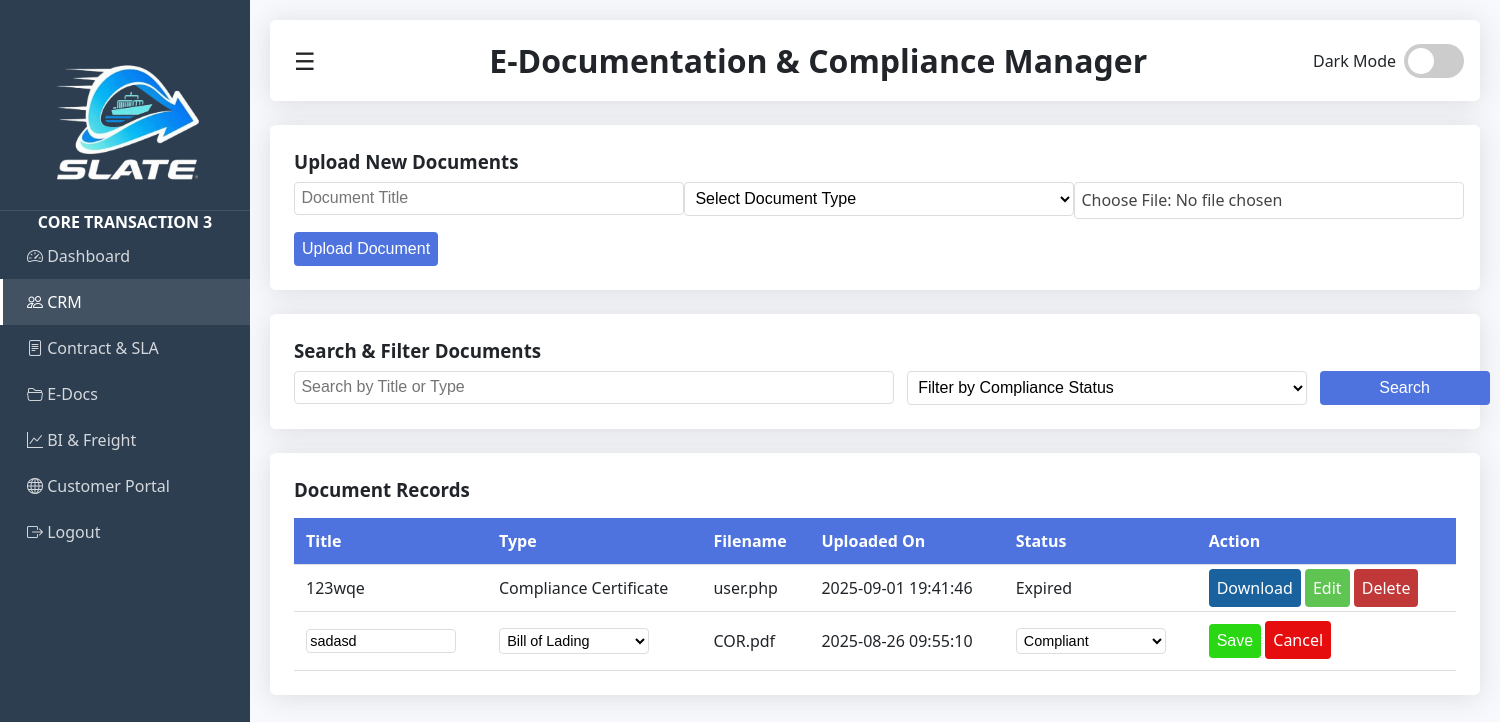
The app's page /E-Doc.php?edit=5 (signed in) with its own data.
### tables this page shows
CREATE TABLE `e_doc` (
  `id` int(11) NOT NULL,
  `title` varchar(255) NOT NULL,
  `doc_type` varchar(100) NOT NULL,
  `filename` varchar(255) NOT NULL,
  `uploaded_on` timestamp NOT NULL DEFAULT current_timestamp(),
  `status` varchar(50) DEFAULT 'Pending Review'
);

### E-Doc.php (the view, shortened to what this page needs)
<?php
include 'connection.php';
$editId = isset($_GET['edit']) ? intval($_GET['edit']) : null;
?>
<!DOCTYPE html>
<html lang="en">
<head>
    <link rel="stylesheet" href="https://cdn.jsdelivr.net/npm/bootstrap-icons@1.11.3/font/bootstrap-icons.css">
</head>
<body>
    <div class="sidebar" id="sidebar">
        <div class="logo">
            <img src="rem.png" alt="SLATE Logo">
        </div>
        <h4 class="mb-3" style="text-align: center;">CORE TRANSACTION 3</h4>
        <a href="admin.php"><i class="bi bi-speedometer2 me-2"></i> Dashboard</a>
        <a href="CRM.php" class="active"><i class="bi bi-people me-2"></i> CRM</a>
        <a href="CSM.php"><i class="bi bi-file-text me-2"></i> Contract & SLA</a>
        <a href="E-Doc.php"><i class="bi bi-folder2-open me-2"></i> E-Docs</a>
        <a href="BIFA.php"><i class="bi bi-graph-up me-2"></i> BI & Freight</a>
        <a href="CPN.php"><i class="bi bi-globe me-2"></i> Customer Portal</a>
        <a href="logout.php"><i class="bi bi-box-arrow-right me-2"></i> Logout</a>
    </div>
    <div class="content" id="mainContent">
        <div class="header">
            <div class="hamburger" id="hamburger">☰</div>
            <div>
                <h1>E-Documentation & Compliance Manager</h1>
            </div>
            <div class="theme-toggle-container">
                <span class="theme-label">Dark Mode</span>
                <label class="theme-switch">
                    <span class="slider"></span>
                </label>
            </div>
        </div>
        <div class="upload-section">
            <h3>Upload New Documents</h3>
            <form action="E-Doc.php" method="POST" enctype="multipart/form-data">
                <div class="uploadform">
                    <div class="upload">
                        <input type="text" id="docstitle" name="docstitle" placeholder="Document Title" required>
                    </div>
                    <div class="upload">
                        <select id="doc_type" name="doc_type" required>
                            <option value="">Select Document Type</option>
                        </select>
                    </div>
                    <div class="upload">
                        <label for="uploadfile" class="choose-file">
                            Choose File: <span id="file-name">No file chosen</span>
                        </label>
                    </div>
                </div>
                <button type="submit" class="btn btn-upload">Upload Document</button>
            </form>
        </div>
        <div class="searchfilter">
            <h3>Search & Filter Documents</h3>
            <div class="searchform">
                <div class="search-titleortype">
                    <input type="text" id="search" placeholder="Search by Title or Type">
                </div>
                <div class="filter-select">
                    <select id="doc-status">
                        <option value="">Filter by Compliance Status</option>
                    </select>
                </div>
                <div class="search-btn">
                    <button type="button" id="searchBtn" class="btn btn-search">Search</button>
                </div>
            </div>
        </div>
        <div class="table-section">
            <h3>Document Records</h3>
            <table id="employeesTable">
                <thead>
                    <tr>
                        <th>Title</th>
                        <th>Type</th>
                        <th>Filename</th>
                        <th>Uploaded On</th>
                        <th>Status</th>
                        <th>Action</th>
                    </tr>
                </thead>
                <tbody id="DocumentsRecord">
                    <?php
                    $result = $conn->query("SELECT * FROM e_doc ORDER BY uploaded_on DESC");
                    if ($result && $result->num_rows > 0) {
                        while ($row = $result->fetch_assoc()) {
                            if ($editId === intval($row['id'])) {
                                echo "<tr>
                <form method='POST' action='E-Doc.php'>
                  <td><input type='text' class='title' name='docstitle' value='" . htmlspecialchars($row['title']) . "' required></td>
                  <td>
                    <select class='doc_type' name='doc_type' required>
                      <option value='Bill of Lading' " . ($row['doc_type'] == 'Bill of Lading' ? 'selected' : '') . ">Bill of Lading</option>
                      <option value='Invoice' " . ($row['doc_type'] == 'Invoice' ? 'selected' : '') . ">Invoice</option>
                      <option value='Customs Clearance' " . ($row['doc_type'] == 'Customs Clearance' ? 'selected' : '') . ">Customs Clearance</option>
                      <option value='Compliance Certificate' " . ($row['doc_type'] == 'Compliance Certificate' ? 'selected' : '') . ">Compliance Certificate</option>
                    </select>
                  </td>
                  <td>{$row['filename']}</td>
                  <td>{$row['uploaded_on']}</td>
                  <td>
                    <select class='doc_status' name='status'>
                      <option value='Pending Review' " . ($row['status'] == 'Pending Review' ? 'selected' : '') . ">Pending Review</option>
                      <option value='Compliant' " . ($row['status'] == 'Compliant' ? 'selected' : '') . ">Compliant</option>
                      <option value='Expired' " . ($row['status'] == 'Expired' ? 'selected' : '') . ">Expired</option>
                    </select>
                  </td>
                  <td>
                    <input type='hidden' name='edit_id' value='{$row['id']}'>
                    <button type='submit' name='save' class='save'>Save</button>
                    <a href='E-Doc.php' class='cancel'>Cancel</a>
                  </td>
                </form>
              </tr>";
                            } else {
                                echo "<tr>
                <td>{$row['title']}</td>
                <td>{$row['doc_type']}</td>
                <td>{$row['filename']}</td>
                <td>{$row['uploaded_on']}</td>
                <td>{$row['status']}</td>
                <td>
                  <a class='download' href='uploads/{$row['filename']}' download>Download</a>
                  <a class='edit' href='?edit={$row['id']}'>Edit</a>
                  <a class='delete' href='?delete={$row['id']}'>Delete</a>
                </td>
              </tr>";
                            }
                        }
                    } else {
                        echo "<tr><td colspan='6'>No documents found</td></tr>";
                    }
                    ?>
                </tbody>
            </table>
        </div>
    </div>
</body>
</html>

### records on screen
e_doc: title "123wqe", doc_type "Compliance Certificate", filename "user.php", uploaded_on "2025-09-01 19:41:46", status "Expired"
e_doc: docstitle "sadasd", doc_type "Bill of Lading", filename "COR.pdf", uploaded_on "2025-08-26 09:55:10", status "Compliant"
